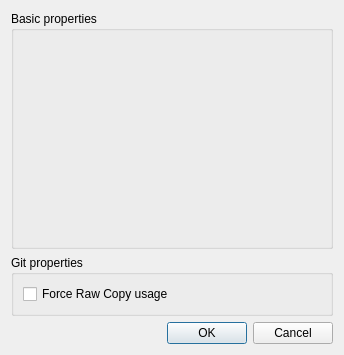
<?xml version="1.0" encoding="UTF-8"?>
<ui version="4.0">
 <class>EditGitFsBackupJobDialog</class>
 <widget class="QDialog" name="EditGitFsBackupJobDialog">
  <property name="geometry">
   <rect>
    <x>0</x>
    <y>0</y>
    <width>344</width>
    <height>355</height>
   </rect>
  </property>
  <property name="windowTitle">
   <string>Git Filesystem Backup Configuration</string>
  </property>
  <layout class="QVBoxLayout" name="verticalLayout">
   <item>
    <widget class="QGroupBox" name="basicBox">
     <property name="sizePolicy">
      <sizepolicy hsizetype="Preferred" vsizetype="Expanding">
       <horstretch>0</horstretch>
       <verstretch>0</verstretch>
      </sizepolicy>
     </property>
     <property name="title">
      <string>Basic properties</string>
     </property>
    </widget>
   </item>
   <item>
    <widget class="QGroupBox" name="rsnapshotBox">
     <property name="title">
      <string>Git properties</string>
     </property>
     <layout class="QVBoxLayout" name="verticalLayout_2">
      <item>
       <widget class="QCheckBox" name="rawCopyBox">
        <property name="text">
         <string>Force Raw Copy usage</string>
        </property>
       </widget>
      </item>
     </layout>
    </widget>
   </item>
   <item>
    <widget class="QDialogButtonBox" name="closeButtonBox">
     <property name="orientation">
      <enum>Qt::Horizontal</enum>
     </property>
     <property name="standardButtons">
      <set>QDialogButtonBox::Cancel|QDialogButtonBox::Ok</set>
     </property>
    </widget>
   </item>
  </layout>
 </widget>
 <resources/>
 <connections>
  <connection>
   <sender>closeButtonBox</sender>
   <signal>accepted()</signal>
   <receiver>EditGitFsBackupJobDialog</receiver>
   <slot>accept()</slot>
   <hints>
    <hint type="sourcelabel">
     <x>248</x>
     <y>254</y>
    </hint>
    <hint type="destinationlabel">
     <x>157</x>
     <y>274</y>
    </hint>
   </hints>
  </connection>
  <connection>
   <sender>closeButtonBox</sender>
   <signal>rejected()</signal>
   <receiver>EditGitFsBackupJobDialog</receiver>
   <slot>reject()</slot>
   <hints>
    <hint type="sourcelabel">
     <x>316</x>
     <y>260</y>
    </hint>
    <hint type="destinationlabel">
     <x>286</x>
     <y>274</y>
    </hint>
   </hints>
  </connection>
 </connections>
</ui>
